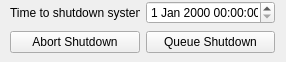
<?xml version="1.0" encoding="UTF-8"?>
<ui version="4.0">
 <class>Form</class>
 <widget class="QWidget" name="Form">
  <property name="geometry">
   <rect>
    <x>0</x>
    <y>0</y>
    <width>286</width>
    <height>62</height>
   </rect>
  </property>
  <property name="windowTitle">
   <string>Form</string>
  </property>
  <widget class="QWidget" name="verticalLayoutWidget">
   <property name="geometry">
    <rect>
     <x>10</x>
     <y>0</y>
     <width>265</width>
     <height>55</height>
    </rect>
   </property>
   <layout class="QVBoxLayout" name="verticalLayout">
    <item>
     <layout class="QHBoxLayout" name="horizontalLayout">
      <item>
       <widget class="QLabel" name="label">
        <property name="text">
         <string>Time to shutdown system:</string>
        </property>
       </widget>
      </item>
      <item>
       <widget class="QDateTimeEdit" name="dateTimeEdit"/>
      </item>
     </layout>
    </item>
    <item>
     <layout class="QHBoxLayout" name="horizontalLayout_2">
      <item>
       <widget class="QPushButton" name="pushButton_2">
        <property name="text">
         <string>Abort Shutdown</string>
        </property>
       </widget>
      </item>
      <item>
       <widget class="QPushButton" name="pushButton">
        <property name="text">
         <string>Queue Shutdown</string>
        </property>
       </widget>
      </item>
     </layout>
    </item>
   </layout>
  </widget>
 </widget>
 <resources/>
 <connections/>
</ui>
